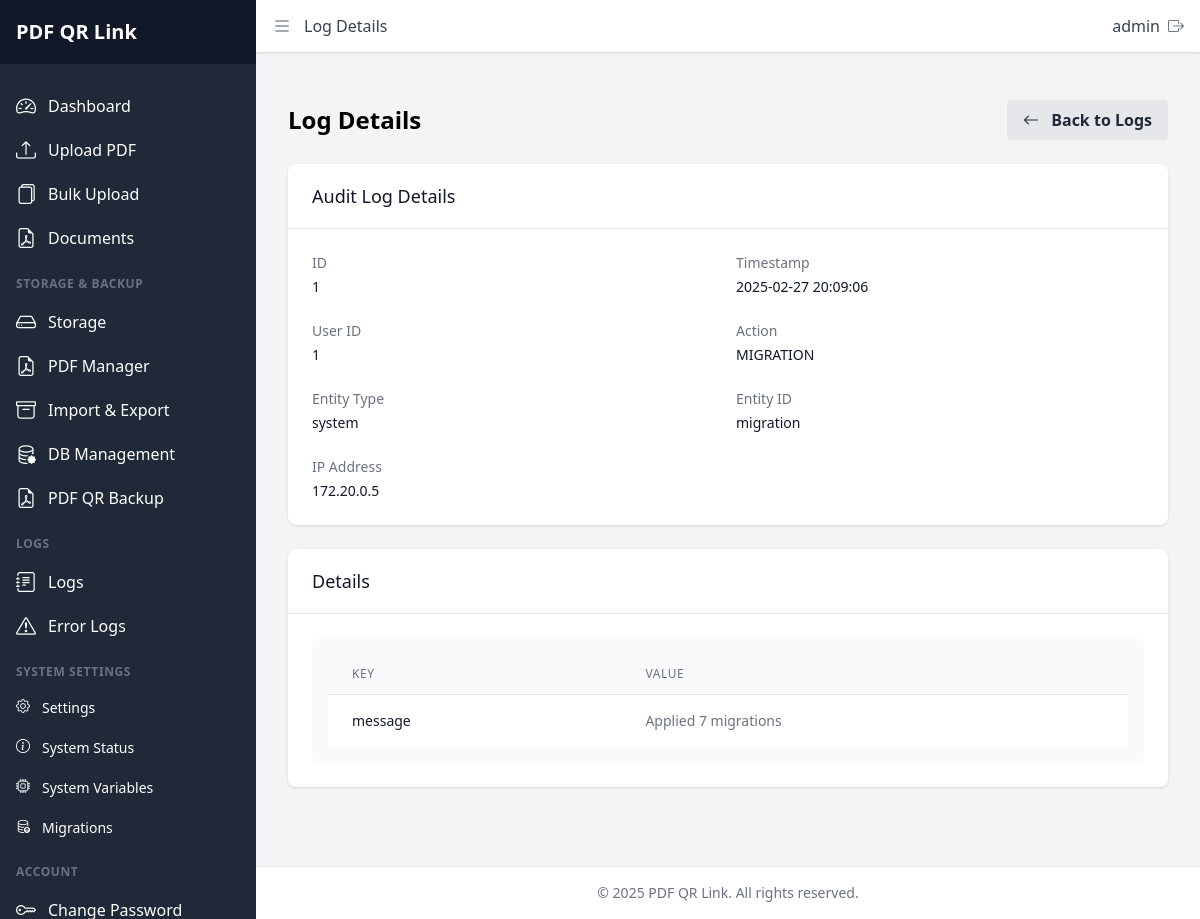
Page /admin/log_viewer.php?type=audit&id=1 (signed in) on the committed database.
### tables this page shows
CREATE TABLE settings (
        id INTEGER PRIMARY KEY AUTOINCREMENT,
        setting_key TEXT NOT NULL UNIQUE,
        setting_value TEXT NOT NULL,
        setting_description TEXT,
        setting_type TEXT DEFAULT 'text',
        is_public INTEGER DEFAULT 0,
        is_editable INTEGER DEFAULT 1,
        updated_at TIMESTAMP DEFAULT CURRENT_TIMESTAMP
    );

CREATE TABLE audit_log (
        id INTEGER PRIMARY KEY AUTOINCREMENT,
        uuid TEXT UNIQUE,
        user_id INTEGER,
        user_uuid TEXT,
        action TEXT NOT NULL,
        entity_type TEXT NOT NULL,
        entity_id TEXT NOT NULL,
        entity_uuid TEXT,
        details TEXT,
        ip_address TEXT,
        created_at DATETIME NOT NULL,
        FOREIGN KEY (user_id) REFERENCES users(id),
        FOREIGN KEY (user_uuid) REFERENCES users(uuid)
    );

### admin/log_viewer.php (the view, shortened to what the rows shown need)
<?php
$logType = isset($_GET['type']) && $_GET['type'] === 'operations' ? 'operations' : 'audit';
$logId = isset($_GET['id']) ? $_GET['id'] : null;
$logDate = isset($_GET['date']) ? $_GET['date'] : null;
$logIndex = isset($_GET['index']) ? intval($_GET['index']) : null;
$log = null;
if ($logType === 'audit' && $logId) {
    $db = getDbConnection();
    $stmt = $db->prepare("SELECT * FROM audit_log WHERE id = :id");
    $stmt->bindParam(':id', $logId);
    $stmt->execute();
    $log = $stmt->fetch(PDO::FETCH_ASSOC);
    if ($log) {
        $log['details_decoded'] = json_decode($log['details'], true) ?: [];
    }
}
include_once 'header.php';
?>
<div class="container mx-auto px-4 py-8">
    <div class="flex justify-between items-center mb-6">
        <h1 class="text-2xl font-bold">Log Details</h1>
    </div>
    <?php if (!$log): ?>
        <div class="bg-red-100 border-l-4 border-red-500 text-red-700 p-4 mb-6">
            <p>Log entry not found.</p>
        </div>
        <a href="logs.php" class="bg-blue-500 hover:bg-blue-700 text-white font-bold py-2 px-4 rounded">
            Return to Logs
        </a>
    <?php else: ?>
        <div class="bg-white rounded-lg shadow overflow-hidden mb-6">
            <div class="px-4 py-5 border-b border-gray-200 sm:px-6">
                <h3 class="text-lg leading-6 font-medium text-gray-900">
                    <?php echo ucfirst($logType); ?> Log Details
                </h3>
            </div>
            <div class="p-6">
                <dl class="grid grid-cols-1 md:grid-cols-2 gap-x-4 gap-y-6">
                    <?php if ($logType === 'audit'): ?>
                        <div>
                            <dt class="text-sm font-medium text-gray-500">ID</dt>
                            <dd class="mt-1 text-sm text-gray-900"><?php echo $log['id']; ?></dd>
                        </div>
                    <?php endif; ?>
                    <div>
                        <dt class="text-sm font-medium text-gray-500">Timestamp</dt>
                        <dd class="mt-1 text-sm text-gray-900"><?php echo $logType === 'audit' ? $log['created_at'] : $log['timestamp']; ?></dd>
                    </div>
                    <div>
                        <dt class="text-sm font-medium text-gray-500">User ID</dt>
                        <dd class="mt-1 text-sm text-gray-900"><?php echo $log['user_id'] ?: 'System'; ?></dd>
                    </div>
                    <div>
                        <dt class="text-sm font-medium text-gray-500">Action</dt>
                        <dd class="mt-1 text-sm text-gray-900"><?php echo htmlspecialchars($log['action']); ?></dd>
                    </div>
                    <div>
                        <dt class="text-sm font-medium text-gray-500">Entity Type</dt>
                        <dd class="mt-1 text-sm text-gray-900"><?php echo htmlspecialchars($log['entity_type']); ?></dd>
                    </div>
                    <div>
                        <dt class="text-sm font-medium text-gray-500">Entity ID</dt>
                        <dd class="mt-1 text-sm text-gray-900"><?php echo htmlspecialchars($log['entity_id']); ?></dd>
                    </div>
                    <div>
                        <dt class="text-sm font-medium text-gray-500">IP Address</dt>
                        <dd class="mt-1 text-sm text-gray-900"><?php echo htmlspecialchars($log['ip_address']); ?></dd>
                    </div>
                </dl>
            </div>
        </div>
        <div class="bg-white rounded-lg shadow overflow-hidden">
            <div class="px-4 py-5 border-b border-gray-200 sm:px-6">
                <h3 class="text-lg leading-6 font-medium text-gray-900">
                    Details
                </h3>
            </div>
            <div class="p-6">
                <?php
                    $details = $logType === 'audit' ? $log['details_decoded'] : $log['details'];
                    if (is_array($details) && !empty($details)):
                ?>
                    <div class="bg-gray-50 p-4 rounded-lg">
                        <table class="min-w-full divide-y divide-gray-200">
                            <thead class="bg-gray-50">
                                <tr>
                                    <th scope="col" class="px-6 py-3 text-left text-xs font-medium text-gray-500 uppercase tracking-wider">
                                        Key
                                    </th>
                                    <th scope="col" class="px-6 py-3 text-left text-xs font-medium text-gray-500 uppercase tracking-wider">
                                        Value
                                    </th>
                                </tr>
                            </thead>
                            <tbody class="bg-white divide-y divide-gray-200">
                                <?php foreach ($details as $key => $value): ?>
                                    <tr>
                                        <td class="px-6 py-4 whitespace-nowrap text-sm font-medium text-gray-900">
                                            <?php echo htmlspecialchars($key); ?>
                                        </td>
                                        <td class="px-6 py-4 text-sm text-gray-500">
                                            <?php
                                                if (is_array($value)) {
                                                    echo '<pre class="text-xs">' . htmlspecialchars(json_encode($value, JSON_PRETTY_PRINT)) . '</pre>';
                                                } elseif (is_bool($value)) {
                                                    echo $value ? 'true' : 'false';
                                                } else {
                                                    echo htmlspecialchars($value);
                                                }
                                            ?>
                                        </td>
                                    </tr>
                                <?php endforeach; ?>
                            </tbody>
                        </table>
                    </div>
                <?php else: ?>
                    <div class="text-gray-500 italic">No additional details available.</div>
                <?php endif; ?>
            </div>
        </div>
    <?php endif; ?>
</div>
<?php include_once 'footer.php'; ?>

### admin/header.php (shortened to what the rows shown need)
<!DOCTYPE html>
<html lang="en">
<head>
    <link rel="stylesheet" href="<?php echo BASE_URL; ?>assets/css/tailwind.css?<?php echo CSS_CACHE_KEY; ?>">
    <link rel="stylesheet" href="https://cdnjs.cloudflare.com/ajax/libs/bootstrap-icons/1.11.3/font/bootstrap-icons.min.css" />
</head>
<body class="bg-gray-100 min-h-screen">
    <div x-data="{ sidebarOpen: false, sidebarPinned: true }"
         @resize.window="sidebarOpen = (window.innerWidth >= 768) ? sidebarPinned : false">
        <aside class="fixed inset-y-0 left-0 z-30 w-64 bg-gray-800 overflow-y-auto transition-all duration-300 transform"
             :class="{'translate-x-0': sidebarOpen, '-translate-x-full': !sidebarOpen, 'md:translate-x-0': sidebarPinned}">
            <div class="flex items-center justify-between h-16 bg-gray-900 px-4">
                <span class="text-white font-bold text-xl"><?php echo getSettingValue('general.site_title', 'PDF QR Link'); ?></span>
            </div>
        </aside>
        <div class="flex flex-col min-h-screen transition-all duration-300"
             :class="{'md:ml-64': sidebarPinned, 'ml-0': !sidebarPinned}">
            <main class="flex-grow p-4 relative z-0">

### admin/footer.php
            </main>
            <footer class="bg-white p-4 shadow mt-8">
                <div class="container mx-auto">
                    <p class="text-center text-gray-500 text-sm">
                        <?php
                        $footerText = getSettingValue('general.footer_text', '&copy; ' . date('Y') . ' ' . getSettingValue('general.site_title', 'PDF QR Link') . '. All rights reserved.');
                        echo $footerText;
                        ?>
                    </p>
                </div>
            </footer>
        </div>
    </div>
</body>
</html>

### rows in the picture
settings: setting_value "PDF QR Link", setting_value "© 2025 PDF QR Link. All rights reserved."
audit_log: id "1", created_at "2025-02-27 20:09:06", user "1", action "MIGRATION", entity_type "system", entity "migration", ip_address "172.20.0.5"

### other values in the picture
$pageTitle "Log Details"
$_SESSION['username'] "admin"
$logType "Audit"
$key "message"
$value "Applied 7 migrations"
